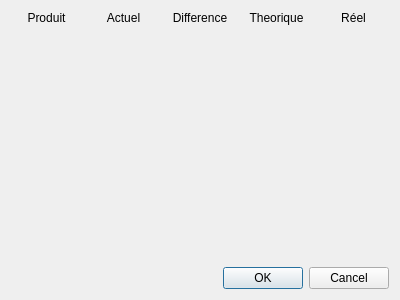
<?xml version="1.0" encoding="UTF-8"?>
<ui version="4.0">
 <class>DialogStock</class>
 <widget class="QDialog" name="DialogStock">
  <property name="geometry">
   <rect>
    <x>0</x>
    <y>0</y>
    <width>400</width>
    <height>300</height>
   </rect>
  </property>
  <property name="windowTitle">
   <string>Stock</string>
  </property>
  <layout class="QGridLayout" name="gridLayout">
   <item row="1" column="0" colspan="2">
    <spacer name="verticalSpacer">
     <property name="orientation">
      <enum>Qt::Vertical</enum>
     </property>
     <property name="sizeHint" stdset="0">
      <size>
       <width>20</width>
       <height>40</height>
      </size>
     </property>
    </spacer>
   </item>
   <item row="2" column="1">
    <widget class="QDialogButtonBox" name="buttonBox">
     <property name="orientation">
      <enum>Qt::Horizontal</enum>
     </property>
     <property name="standardButtons">
      <set>QDialogButtonBox::Cancel|QDialogButtonBox::Ok</set>
     </property>
    </widget>
   </item>
   <item row="0" column="0" colspan="2">
    <layout class="QGridLayout" name="gridLayoutStock">
     <item row="0" column="1">
      <widget class="QLabel" name="label_1">
       <property name="text">
        <string>Actuel</string>
       </property>
       <property name="alignment">
        <set>Qt::AlignCenter</set>
       </property>
      </widget>
     </item>
     <item row="0" column="3">
      <widget class="QLabel" name="label_2">
       <property name="text">
        <string>Theorique</string>
       </property>
       <property name="alignment">
        <set>Qt::AlignCenter</set>
       </property>
      </widget>
     </item>
     <item row="0" column="4">
      <widget class="QLabel" name="label_3">
       <property name="text">
        <string>Réel</string>
       </property>
       <property name="alignment">
        <set>Qt::AlignCenter</set>
       </property>
      </widget>
     </item>
     <item row="0" column="0">
      <widget class="QLabel" name="label_4">
       <property name="text">
        <string>Produit</string>
       </property>
       <property name="alignment">
        <set>Qt::AlignCenter</set>
       </property>
      </widget>
     </item>
     <item row="0" column="2">
      <widget class="QLabel" name="label_5">
       <property name="text">
        <string>Difference</string>
       </property>
       <property name="alignment">
        <set>Qt::AlignCenter</set>
       </property>
      </widget>
     </item>
    </layout>
   </item>
  </layout>
 </widget>
 <resources/>
 <connections>
  <connection>
   <sender>buttonBox</sender>
   <signal>accepted()</signal>
   <receiver>DialogStock</receiver>
   <slot>accept()</slot>
   <hints>
    <hint type="sourcelabel">
     <x>248</x>
     <y>254</y>
    </hint>
    <hint type="destinationlabel">
     <x>157</x>
     <y>274</y>
    </hint>
   </hints>
  </connection>
  <connection>
   <sender>buttonBox</sender>
   <signal>rejected()</signal>
   <receiver>DialogStock</receiver>
   <slot>reject()</slot>
   <hints>
    <hint type="sourcelabel">
     <x>316</x>
     <y>260</y>
    </hint>
    <hint type="destinationlabel">
     <x>286</x>
     <y>274</y>
    </hint>
   </hints>
  </connection>
 </connections>
</ui>
